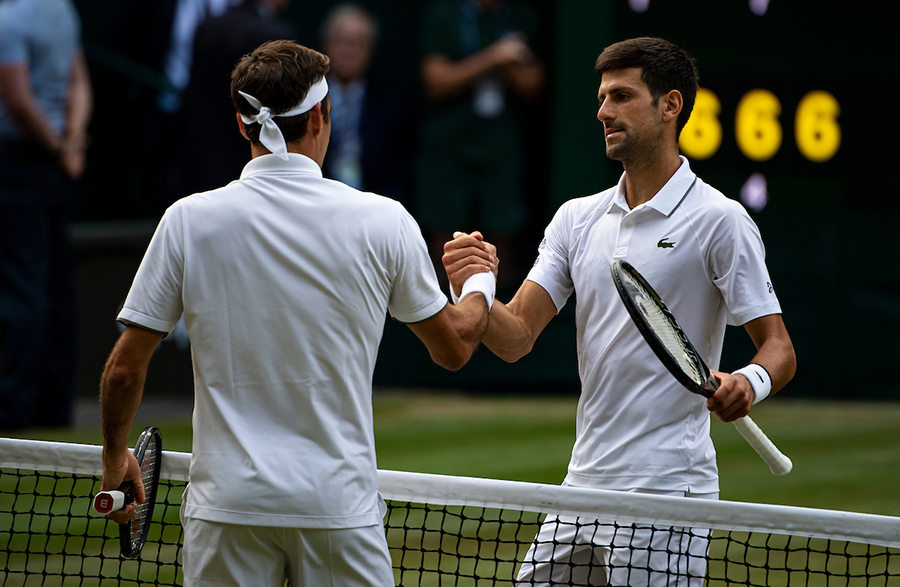
#> input picture face_detect/download.jpg, 900 x 587 px
$ python translation.py --image face_detect/download.jpg
#> lines starting #> are read from the running program, lines starting #| are printed output that depends on the picture
import numpy as np
import argparse
import cv2
# imutils is a library we are going to write and create helper methods to do common tasks like translation, rotation, and resizing.
import imutils

ap = argparse.ArgumentParser()
ap.add_argument('-i', '--image', required=True, help='Path to the image.')
args = vars(ap.parse_args())

image = cv2.imread(args['image'])
#> image is the input picture: shape (587, 900, 3); mean B, G, R 67.3, 74, 71.7
cv2.imshow('Original', image)
cv2.waitKey(0)

# Define a translation matrix M which is a floating point array.
# First row is [1,0,tx], tx is the number of pixels we will shift horizontally. Negative values shift left and positive values shift to the right.
# Second row is [0,1,ty], ty shifts vertically, negative shifts up and positive values shift the image down.
# So the code below: shift to the right and downwards.
M = np.float32([[1, 0, 25], [0, 1, 50]])
# Translation occurs here - args: image, translation matrix, and dimensions of our image (x, y).
shifted = cv2.warpAffine(image, M, (image.shape[1], image.shape[0]))
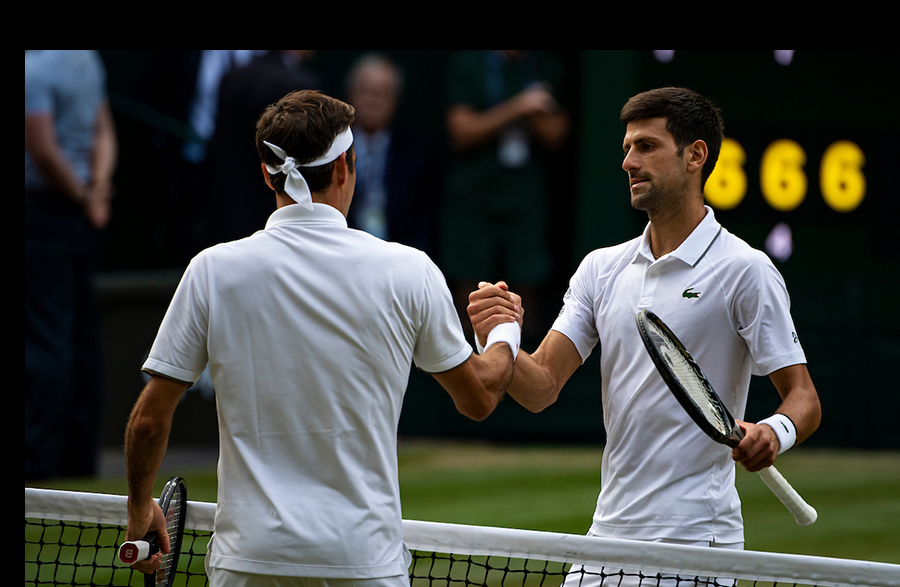
#> shifted: shape (587, 900, 3); mean B, G, R 61.6, 66.2, 64.4
cv2.imshow('Shifted down and right', shifted)
cv2.waitKey(0)

# Can see that it takes quite a bit of code to translate an image, instead we will create a helper method in imutils.py.
shifted = imutils.translate(image, -50, -90)
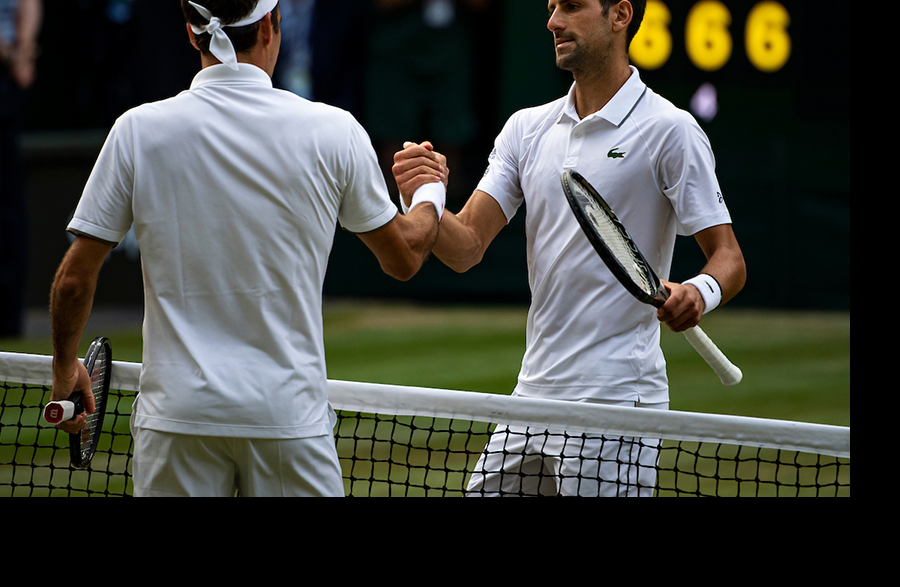
#> shifted: shape (587, 900, 3); mean B, G, R 62, 68.7, 67
cv2.imshow('Shifted up and left', shifted)
cv2.waitKey(0)
